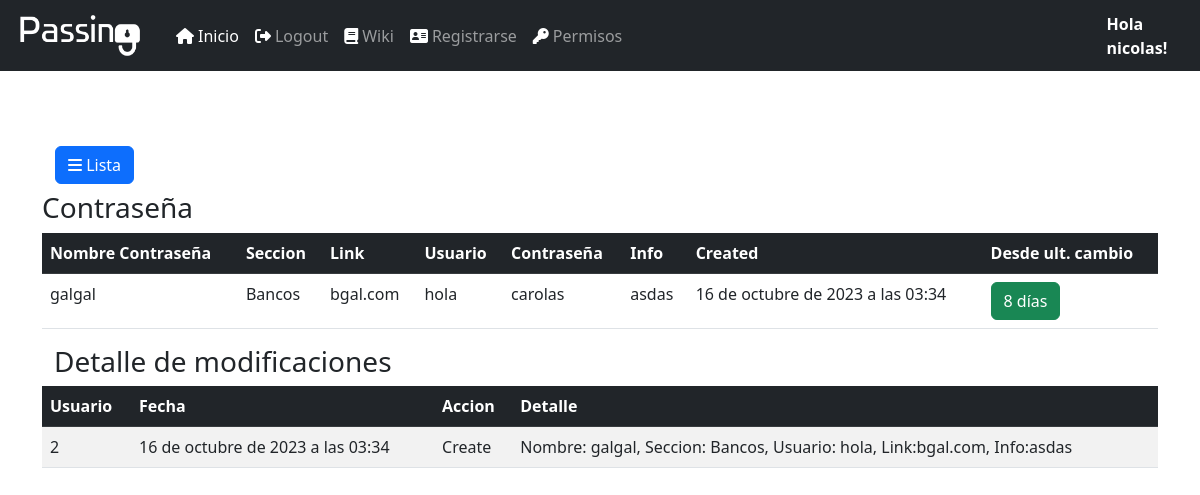
The app's page /pass/detailpass/15 (signed in), older data.
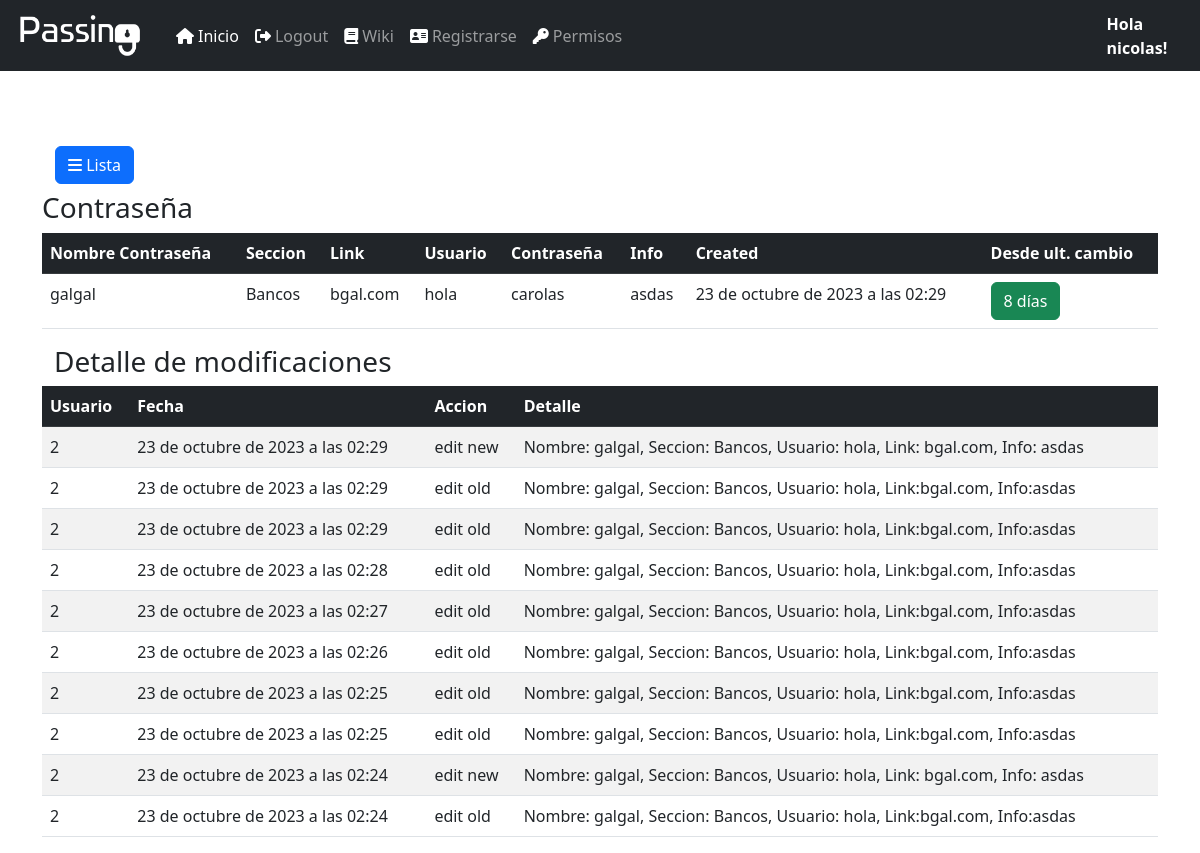
The same page, newer data.
### login/models.py (models this page shows)
class CustomUser(AbstractUser):
    avatar = models.ImageField(blank=True, null=True, upload_to='static/')
    position = models.CharField(max_length=80,null=True)

### passbase/models.py (models this page shows, shortened)
class Contrasena(models.Model):
    nombre_contra = models.CharField(max_length=50, unique=True)
    seccion = models.ForeignKey(SeccionContra, on_delete=models.CASCADE)
    link = models.CharField(max_length=265)
    usuario = models.CharField(max_length=60)
    contraseña = models.CharField(max_length=60)
    actualizacion= models.IntegerField(default=30) #la contraseña pedirá cambio cada x dias de este campo
    info = models.CharField(max_length=260)
    active = models.BooleanField(default=True)
    created = models.DateTimeField(auto_now=True)
    updated = models.DateTimeField(auto_now_add=True)

class SeccionContra(models.Model):
    nombre_seccion = models.CharField(max_length=50)
    active = models.BooleanField(default=True)
    created = models.DateTimeField(auto_now=True)
    updated = models.DateTimeField(auto_now_add=True)
    def __str__(self):
        return self.nombre_seccion

class LogData(models.Model):
    entidad = models.CharField(max_length=50)
    contraseña = models.IntegerField()
    usuario = models.ForeignKey(CustomUser, on_delete=models.CASCADE, default='')
    action = models.CharField(max_length=80, null = True)
    detail = models.CharField(max_length=255)
    created = models.DateTimeField(auto_now=True)

### passbase/views.py (the view)
# urls.py: path('detailpass/<int:pk>',ContrasDetailView.as_view(), name='detailpass'),
class ContrasDetailView(DetailView):
    model=Contrasena
    template_name = 'detail-cont.html'
    def get_context_data(self, **kwargs):
        context = super().get_context_data(**kwargs)
        log_data =  LogData.objects.filter(contraseña=self.kwargs['pk']).order_by('-created')[:10]
        dias_actual_contrasena = Contrasena.objects.get(id=self.kwargs['pk']).actualizacion
        try:
            fecha_ult_up_pass= LogData.objects.filter(contraseña=self.kwargs['pk'], action = 'change pass').order_by('-created').first().created
            fecha_hoy = timezone.now()
            diferencia = fecha_hoy - fecha_ult_up_pass
            cant_dias = diferencia.days
            print(f'cantidad de dias: {cant_dias}')
        except:
            fecha_ult_up_pass= LogData.objects.filter(contraseña=self.kwargs['pk'], action = 'Create').order_by('-created').first().created
            fecha_hoy = timezone.now()
            diferencia = fecha_hoy - fecha_ult_up_pass
            cant_dias = diferencia.days
        if log_data.exists():
            context['log_data'] = log_data
            context['last_update'] = cant_dias
            context['actualizacion'] = dias_actual_contrasena
        else:
            context['log_data'] = None
        return context

### templates/detail-cont.html (shortened to what this page needs)
<!DOCTYPE html>
{% extends 'base.html'%}
{% load static %}
{% block head %}
<link rel="stylesheet" href="{% static 'lib/DataTables-1.13.1/css/dataTables.bootstrap5.min.css' %}"/>
<link rel="stylesheet" href="{% static 'lib/DataTables-1.13.1/plugins/responsive-2.4.0/css/responsive.bootstrap5.min.css' %}"/>
{% endblock %}
{% block content %}
<div class="container" style="height: 60px;">
</div>
{% if request.user.is_authenticated %}
<div class="container">
    <button class="btn">
        <a class="btn btn-primary btn-flat" href= {% url 'listpass' %}> <i class="fa-solid fa-bars"></i>  Lista</a>
    </button>
    <h3>Contraseña</h3>
</div>
<div>
<div class="container">
<table class="table" id="data">
    <thead class="table-dark">
            <tr >
                <th scope="col">Nombre Contraseña</th>
                <th scope="col">Seccion</th>
                <th scope="col">Link</th>
                <th scope="col">Usuario</th>
                <th scope="col">Contraseña</th>
                <th scope="col">Info</th>
                <th scope="col">Created</th>
                <th scope="col">Desde ult. cambio</th>
            </tr>
        </thead>
        <tbody>
            <tr>
                <td>{{object.nombre_contra}}</td>
                <td>{{object.seccion}}</td>
                <td>{{object.link}}</td>
                <td>{{object.usuario}}</td>
                <td>{{object.contraseña}}</td>
                <td>{{object.info}}</td>
                <td>{{object.created}}</td>
                {% if last_update < actualizacion %}
                <td> <button type="button" class="btn btn-success">{{last_update}} días</button> </td>
                {% endif%}
            </tr>
        </tbody>
</div>
</div>
    <div class="container">
        <table class="table table-striped table-hover" id="detail">
            <div class="container">
                <h3>Detalle de modificaciones</h3>
            </div>
            <thead class="table-dark">
                    <tr >
                        <th scope="col">Usuario</th>
                        <th scope="col">Fecha</th>
                        <th scope="col">Accion</th>
                        <th scope="col">Detalle</th>
                    </tr>
                </thead>
                <tbody>
                    {%for detail in log_data%}
                    <tr>
                        <td>{{detail.usuario_id}}</td>
                        <td>{{detail.created}}</td>
                        <td>{{detail.action}}</td>
                        <td>{{detail.detail}}</td>
                    </tr>
                    {%endfor%}
                </tbody>
            </div>
{% endif %}
{% endblock %}

### templates/base.html (shortened to what this page needs)
<html>
        <head>
            {% load static %}
                <link rel="stylesheet" href="{% static 'lib/bootstrap-5.2.2-dist/css/bootstrap.min.css'%}"></link>
           {% block head %}
            {% endblock %}
        </head>
        <body>
    <div class="">
           <nav class="navbar navbar-expand-lg navbar-dark bg-dark">
            <div class="container-fluid">
              <a class="navbar-brand" href="#"><img src="{% static 'Passing2.png' %}" width="140px" height="45px"></a>
              <div class="collapse navbar-collapse" id="navbarColor02">
                <ul class="navbar-nav ml-auto">
                  <li class="nav-item">
                    <a class="nav-link active" href={% url 'listpass' %}><i class="fa-solid fa-house" style="color:white">&nbsp;</i>Inicio
                    </a>
                  </li>
                  {% if request.user.is_authenticated %}
                  <li class="nav-item">
                    <a class="nav-link" href="{% url 'logout' %}"><i class="fa-solid fa-right-from-bracket" style="color:white">&nbsp;</i>Logout</a>
                  </li>
                  {% else %}
                  <li class="nav-item">
                    <a class="nav-link" href="{% url 'login' %}"><i class="fas fa-sign-in-alt" style="color:white">&nbsp;</i>Login</a>
                  </li>
                  {%endif%}
                  <li class="nav-item">
                    <a class="nav-link" href="#"><i class="fa-solid fa-book" style="color:white">&nbsp;</i>Wiki</a>
                  </li>
                  <li class="nav-item">
                    <a class="nav-link" href="{% url 'register' %}"><i class="fa-solid fa-address-card" style="color:white">&nbsp;</i>Registrarse</a>
                  </li>
                  {% if request.user.is_superuser %}
                  <li class="nav-item">
                    <a class="nav-link" href="{% url 'permissionform1' %}"><i class="fa-solid fa-key" style="color:white">&nbsp;</i>Permisos</a>
                  </li>
                  {%endif%}
                    </div>
                {% if request.user.is_authenticated %}
              </div>
              <a class="nav-link" href="{% url 'profile' request.user.username %}" style="color:white"><b>Hola {{request.user}}!</b></a>
            </div>
            {%else%}
          </div>
          <a class="nav-link" href="{% url 'login' %}" style="color:white"><b>Hola {{request.user}}!</b></a>
        </div>
            {%endif%}
          {% block content %}
            {% endblock %}
          </body>
    </html>

Row changes from the older to the newer data that the page shows:
no longer on this page (row unchanged): LogData: usuario_id "2", created "16 de octubre de 2023 a las 03:34", action "Create", detail "Nombre: galgal, Seccion: Bancos, Usuario: hola, Link:bgal.com, Info:asdas"
changed Contrasena "galgal": created "16 de octubre de 2023 a las 03:34" → "23 de octubre de 2023 a las 02:29"
added LogData: usuario_id "2", created "23 de octubre de 2023 a las 02:29", action "edit new", detail "Nombre: galgal, Seccion: Bancos, Usuario: hola, Link: bgal.com, Info: asdas"
added LogData: usuario_id "2", created "23 de octubre de 2023 a las 02:29", action "edit old", detail "Nombre: galgal, Seccion: Bancos, Usuario: hola, Link:bgal.com, Info:asdas"
added LogData: usuario_id "2", created "23 de octubre de 2023 a las 02:29", action "edit old", detail "Nombre: galgal, Seccion: Bancos, Usuario: hola, Link:bgal.com, Info:asdas"
added LogData: usuario_id "2", created "23 de octubre de 2023 a las 02:28", action "edit old", detail "Nombre: galgal, Seccion: Bancos, Usuario: hola, Link:bgal.com, Info:asdas"
added LogData: usuario_id "2", created "23 de octubre de 2023 a las 02:27", action "edit old", detail "Nombre: galgal, Seccion: Bancos, Usuario: hola, Link:bgal.com, Info:asdas"
added LogData: usuario_id "2", created "23 de octubre de 2023 a las 02:26", action "edit old", detail "Nombre: galgal, Seccion: Bancos, Usuario: hola, Link:bgal.com, Info:asdas"
added LogData: usuario_id "2", created "23 de octubre de 2023 a las 02:25", action "edit old", detail "Nombre: galgal, Seccion: Bancos, Usuario: hola, Link:bgal.com, Info:asdas"
added LogData: usuario_id "2", created "23 de octubre de 2023 a las 02:25", action "edit old", detail "Nombre: galgal, Seccion: Bancos, Usuario: hola, Link:bgal.com, Info:asdas"
added LogData: usuario_id "2", created "23 de octubre de 2023 a las 02:24", action "edit new", detail "Nombre: galgal, Seccion: Bancos, Usuario: hola, Link: bgal.com, Info: asdas"
added LogData: usuario_id "2", created "23 de octubre de 2023 a las 02:24", action "edit old", detail "Nombre: galgal, Seccion: Bancos, Usuario: hola, Link:bgal.com, Info:asdas"
